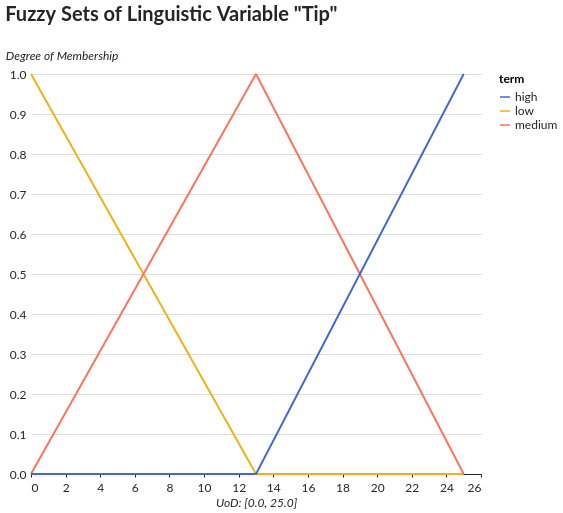

Notebook cell for this chart:
### Code cell
plot_linguistic_variable(tip)

### Figure 1 — Vega-Lite specification as saved in the notebook (floating-point values rounded to 4 significant figures; data arrays with more than 128 entries replaced by an {"elided": "..."} marker saying what was removed)
{"background": "#ffffff", "config": {"title": {"anchor": "start", "font": "Lato", "color": "#212529", "fontSize": 20, "fontStyle": "normal", "subtitleFontSize": 16, "subtitleColor": "#212529", "fontWeight": 700, "subtitleFontWeight": 400, "subtitleFontStyle": "italic", "dy": -20}, "legend": {"labelFont": "Lato", "labelFontSize": 12, "labelColor": "#212529", "padding": 0, "titleFontSize": 12, "titleFont": "Lato", "titleAnchor": "start", "titleFontWeight": 700}, "axis": {"titleFontSize": 12, "titleFontStyle": "italic", "titleFontWeight": 400, "titleFont": "Lato", "titleColor": "#212529", "labelFontSize": 12, "labelFont": "Lato", "labelColor": "#212529", "labelFontWeight": 400, "labelPadding": 5}, "axisY": {"domain": false, "grid": true, "grid_color": "#dee2e6", "gridWidth": 1, "ticks": false, "titleAngle": 0, "titleAlign": "left", "titleY": -12}, "axisX": {"domain": true, "domainColor": "#212529", "domainWidth": 1, "grid": false, "labelAngle": 0, "ticks": true, "tickColor": "#212529", "tickSize": 3}, "facet": {"spacing": 50}, "headerColumn": {"title": null, "titleFontSize": 14, "titleFontWeight": 700, "titleFont": "Lato", "labelAnchor": "middle", "labelFontSize": 12, "labelFontWeight": 700, "labelFont": "Lato"}, "headerRow": {"labelFont": "Lato", "labelFontSize": 12, "labelAngle": 0, "labelAlign": "left", "labelAnchor": "middle", "labelFontWeight": 700, "labelPadding": 25, "titleFont": "Lato", "titleFontSize": 14, "titleFontWeight": 700, "titleAngle": 0, "orient": "left", "title": null}, "area": {"fill": "#b6377a"}, "circle": {"fill": "#b6377a"}, "line": {"stroke": "#b6377a"}, "rule": {"stroke": "#212529"}, "path": {"stroke": "#b6377a"}, "point": {"stroke": "#b6377a"}, "rect": {"fill": "#b6377a"}, "shape": {"stroke": "#b6377a"}, "symbol": {"fill": "#b6377a"}, "bar": {"fill": "#b6377a"}, "view": {"stroke": "transparent"}, "range": {"category": {"scheme": "observable10"}, "diverging": {"scheme": "spectral"}, "heatmap": {"scheme": "magma"}, "ramp": {"scheme": "cividis"}, "ordinal": {"scheme": "lighttealblue"}}}, "layer": [{"data": {"name": "data-f6c8add006f539ecbb87ef6ffcdf0fb1"}, "mark": {"type": "line"}, "encoding": {"color": {"field": "term", "type": "nominal"}, "x": {"field": "x", "title": "UoD: [0.0, 25.0]", "type": "quantitative"}, "y": {"field": "membership", "title": "Degree of Membership", "type": "quantitative"}}}, {"data": {"name": "data-04e8da707e3347a1f8a0f15953dadf2f"}, "mark": {"type": "line"}, "encoding": {"color": {"field": "term", "type": "nominal"}, "x": {"field": "x", "title": "UoD: [0.0, 25.0]", "type": "quantitative"}, "y": {"field": "membership", "title": "Degree of Membership", "type": "quantitative"}}}, {"data": {"name": "data-5761407d3a06e01e0871f9e2ac82e403"}, "mark": {"type": "line"}, "encoding": {"color": {"field": "term", "type": "nominal"}, "x": {"field": "x", "title": "UoD: [0.0, 25.0]", "type": "quantitative"}, "y": {"field": "membership", "title": "Degree of Membership", "type": "quantitative"}}}], "height": 400, "title": {"text": "Fuzzy Sets of Linguistic Variable \"Tip\"", "subtitle": ""}, "width": 450, "$schema": "https://vega.github.io/schema/vega-lite/v6.1.0.json", "datasets": {"data-f6c8add006f539ecbb87ef6ffcdf0fb1": {"elided": "1000 records"}, "data-04e8da707e3347a1f8a0f15953dadf2f": {"elided": "1000 records"}, "data-5761407d3a06e01e0871f9e2ac82e403": {"elided": "1000 records"}}}
